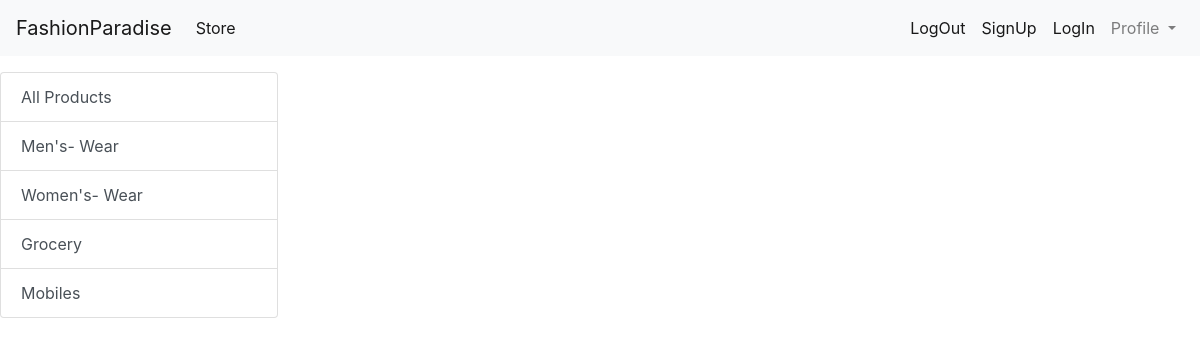
The app's page /?category=4 with its own data.
### store/models/category.py (models this page shows, shortened)
class Category(models.Model):
    name = models.CharField(max_length=20)
    @staticmethod
    def get_all_categoies():
        return Category.objects.all()

### store/views.py (the view)
# urls.py: path('', index, name='homepage'),
def index(request):
    products = None
    categories = Category.get_all_categoies()
    categoryId = request.GET.get('category')
    if categoryId:
        products = Product.get_all_product_by_categoryid(categoryId)
    else:
        products = Product.get_all_product()
    data = {}
    data['products'] = products
    data['categories'] = categories
    return render(request, 'index.html', data)

### store/models/product.py (called while the page is built)
    @staticmethod
    def get_all_product_by_categoryid(category_id):
        if category_id:
            return Product.objects.filter(category = category_id)
        else:
            return Product.get_all_product();

### store/templates/index.html (shortened to what this page needs)
{% extends 'base.html' %}
{% block content %}
<div class="container-fluids mt-3">
  <div class="row">
<div class="col-lg-3 mx-auto">
  <div class="list-group">
      <a href="/" class="list-group-item list-group-item-action">All Products</a>
    {% for category in categories %}
    <a href="/?category={{category.id}}" class="list-group-item list-group-item-action">{{category.name}}</a>
    {% endfor %}
  </div>
</div>
<div id="products" class="col-lg-9 mx-auto">
      </div>
    </div>
  </div>
{% endblock %}

### records on screen
Category: name "Men's- Wear"
Category: name "Women's- Wear"
Category: name "Grocery"
Category: name "Mobiles"
